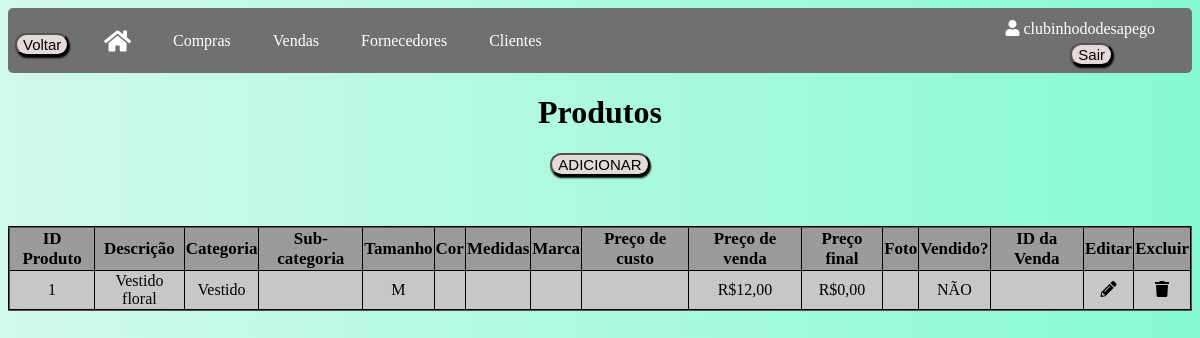
Page /produtos (signed in) on the committed database.
### app/models/tables.py (models this page shows, shortened)
class Usuario(db.Model, UserMixin):
    __tablename__ = "usuarios"
    id = db.Column(db.Integer, primary_key=True, autoincrement=True)
    nome_brecho = db.Column(db.String(100))
    email = db.Column(db.String(84), unique=True)
    usuario = db.Column(db.String(80), unique=True)
    senha = db.Column(db.String(128))
    clientes = db.relationship("Cliente", backref="usuario")
    produtos = db.relationship("Produto", backref="usuario")
    fornecedores = db.relationship("Fornecedor", backref="usuario")
    compras = db.relationship("Compra", backref="usuario")
    vendas = db.relationship("Venda", backref="usuario")

class Produto(db.Model):
    __tablename__ = "produtos"
    id = db.Column(db.Integer, primary_key=True, autoincrement=True)
    descricao = db.Column(db.String(120))
    categoria = db.Column(db.String(80))
    sub_categoria = db.Column(db.String(80))
    tamanho = db.Column(db.String(30))
    cor = db.Column(db.String(30))
    medidas = db.Column(db.Integer)
    marca = db.Column(db.String(80))
    preco_custo = db.Column(db.Float)
    preco_venda = db.Column(db.Float)
    preco_final = db.Column(db.Float)
    foto = db.Column(db.LargeBinary)
    vendido = db.Column(db.Boolean, default=False)
    id_usuario = db.Column(db.Integer, db.ForeignKey('usuarios.id'))
    vendas = db.relationship('Venda', secondary=produtos_vendas, back_populates='produtos')

### app/default.py (the view)
@login_required
@app.route("/produtos", methods=['GET', 'POST'])
def produtos():
    produtos = Produto.query.filter_by(id_usuario=current_user.id).all()
    return render_template("produtos.html", produtos=produtos, formatar_preco=formatar_preco)

### app/default.py (called while the page is built)
@login_manager.user_loader
def load_user(id_usuario):
    return Usuario.query.get(int(id_usuario))

def formatar_preco(valor):
    if valor is not None:
        return 'R${:,.2f}'.format(valor).replace(',', ';').replace('.', ',').replace(';', '.')
    return None

### app/templates/produtos.html (shortened to what this page needs)
<!DOCTYPE html>
<html lang="en">
<head>
    <link rel="stylesheet" type="text/css" href="{{ url_for('static', filename='css/vendas.css') }}">
    <link rel="stylesheet" href="https://cdnjs.cloudflare.com/ajax/libs/font-awesome/5.15.3/css/all.min.css">
    <link rel="stylesheet" type="text/css" href="https://cdn.datatables.net/1.11.5/css/jquery.dataTables.min.css">
</head>
<body>
    <div class="usuario-logado"><i class="fas fa-user"></i> {{ current_user.usuario }}</div>
    <div class="logout">
        <form method="POST" action="{{ url_for('logout') }}">
            <button class="button" type="submit">Sair</button>
        </form>
    </div>
    <div class="navbar">
        <button onclick="window.history.back()" class="button button_voltar">Voltar</button>
        <a href="/home"><i class="fas fa-home icone-casa"></i></a>
        <a href="/compras">Compras</a>
        <a href="/vendas">Vendas</a>
        <a href="/fornecedores">Fornecedores</a>
        <a href="/clientes">Clientes</a>
    </div>
    <h1 class="titulo">Produtos</h1>
    <button class="button"><a href="produtoscadastro">ADICIONAR</a></button>
    <table id="tabelaProdutos" class="tabela display" border="2">
        <thead>
            <tr>
                <th>ID Produto</th>
                <th>Descrição</th>
                <th>Categoria</th>
                <th>Sub-categoria</th>
                <th>Tamanho</th>
                <th>Cor</th>
                <th>Medidas</th>
                <th>Marca</th>
                <th>Preço de custo</th>
                <th>Preço de venda</th>
                <th>Preço final</th>
                <th>Foto</th>
                <th>Vendido?</th>
                <th>ID da Venda</th>
                <th>Editar</th>
                <th>Excluir</th>
            </tr>
        </thead>
        <tbody>
            {% for produto in produtos %}
            <tr>
                <td>{{ produto.id }}</td>
                <td>{{ produto.descricao }}</td>
                <td>{{ produto.categoria }}</td>
                <td>{{ produto.sub_categoria }}</td>
                <td>{{ produto.tamanho }}</td>
                <td>{{ produto.cor }}</td>
                <td>{{ produto.medidas }}</td>
                <td>{{ produto.marca }}</td>
                <td>
                </td>
                <td>
                    {% if produto.preco_venda is not none %}
                        {{ formatar_preco(produto.preco_venda) }}
                    {% endif %}
                </td>
                <td>
                    {% if produto.preco_final is not none %}
                        {{ formatar_preco(produto.preco_final) }}
                    {% endif %}
                </td>
                <td>
                </td>
                <td>
                    {% if produto.vendido %}
                        SIM
                    {% else %}
                        NÃO
                    {% endif %}
                </td>
                <td>
                </td>
                <td>
                    <a href="/editarprodutos/{{ produto.id }}">
                    <div class="icon-container"><i class="fas fa-pencil-alt"></i></div>
                    </a>
                </td>
                <td>
                    <a href="/excluirprodutos/{{ produto.id }}" class="excluir-produto" data-id="{{ produto.id }}" data-confirm="Tem certeza de que deseja excluir este produto?">
                        <div class="icon-container"><i class="fas fa-trash"></i></div>
                    </a>
                </td>
            </tr>
            {% endfor %}
        </tbody>
    </table>
</body>
</html>

### app/static/css/vendas.css (style rules this page uses)
body { background: linear-gradient(to right, #d1f8eb, #87fad4); }
.usuario-logado { position: absolute; top: 20px; right: 45px; color: white; }
.logout { position: absolute; top: 43px; right: 87px; }
.button_voltar { position: absolute; top: 33px; left: 15px; }
.button { margin-bottom: 20px; font-size: 15px; margin-bottom: 13px; display: block; margin: 0 auto; background-color: #e4dbd9; cursor: pointer; transition: background-color 0.3s ease; border-radius: 20px; box-shadow: 1px 2px 2px black; }
.navbar { overflow: hidden; background-color: #707070; height: 65px; border-radius: 5px; }
.navbar a { float: left; display: flex; align-items: center; color: white; text-align: center; padding: 0px 16px; text-decoration: none; height: 100%; margin-left: 80px; margin-right: -70px; }
.icone-casa { font-size: 24px; }
.titulo { text-align: center; }
.tabela { border-collapse: collapse; width: 100%; text-align: center; background-color: #c7c7c7; margin-top: 50px; border-color: black; }
th { font-size: 17px; background-color: #9c9a9a; }
a { text-decoration: none; color: #000; }

### rows in the picture
Usuario: usuario "clubinhododesapego"
Produto: id "1", descricao "Vestido floral", categoria "Vestido", tamanho "M", preco_venda "R$12,00", preco_final "R$0,00", shows "NÃO"
